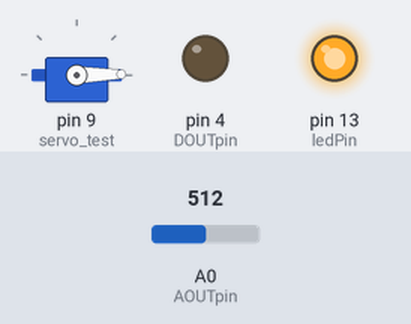
Simulated run of this sketch. Board: Arduino Uno, built with avr-gcc and run on an emulated ATmega328P. On the bench: servo, output pins drawn as LEDs (lit = HIGH). The inputs (shaded band) are chosen by the test bench; at power-on: A0 (AOUTpin) = 512. No radio packets arrive unless stated; what the sketch prints to the serial monitor is not drawn.

Above: at 1.1 s.
At 8.9 s:
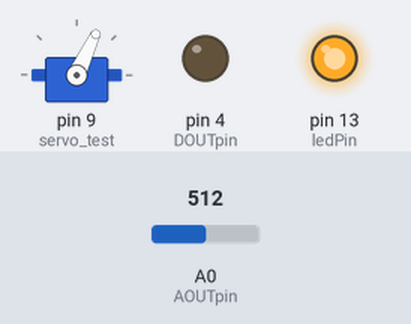
9.0 s: A0 (AOUTpin) set to 158
12.5 s: A0 (AOUTpin) set to 137
At 13.9 s:
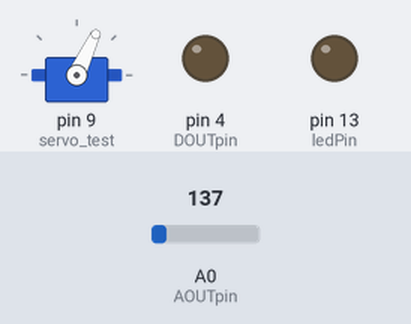
Timing chart, 0 to 15.5 s (numbered marks = the images above; inputs shaded):
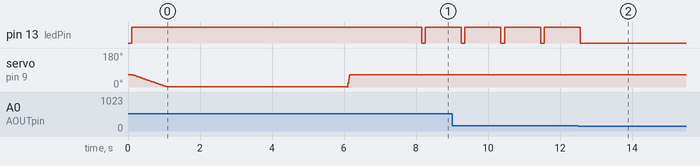

The sketch:

doors_and_sensors.ino
```cpp
#include <Servo.h>
#include <SPI.h>
#include <nRF24L01.h>
#include <RF24.h>
#include <printf.h>
/* anntenaaaaaaaaaaaaaaaaaaa */
RF24 radio(7, 8); // CE, CSN
byte addresses[][6] = {"00030","00031"};
bool role = 0;
int r=1;
int t=1;

Servo servo_test;        //initialize a servo object for the connected servo

int angle = 0;


const int AOUTpin=0;//the AOUT pin of the nh4 sensor goes into analog pin A0 of the arduino
const int DOUTpin=4;//the DOUT pin of the nh4 sensor goes into digital pin D8 of the arduino
const int ledPin=13;//the anode of the LED connects to digital pin D13 of the arduino

int limit;
int value;


void setup() {
 servo_test.attach(9);      // attach the signal pin of servo to pin9 of arduino
servo_test.write(65);
Serial.begin(115200);
 radio.begin();
 radio.openWritingPipe(addresses[0]);
 radio.openReadingPipe(1,addresses[1]);
  radio.setPALevel(RF24_PA_MIN);
  pinMode(DOUTpin, OUTPUT);//sets the pin as an input to the arduino
pinMode(ledPin, OUTPUT);//sets the pin as an output of the arduino


}
void loop()
{

limit= analogRead(AOUTpin);//reads the analaog value from the CO sensor's AOUT pin
value= digitalRead(DOUTpin);//reads the digital value from the CO sensor's DOUT pin
Serial.print("ch4 value: ");
Serial.println(value);//prints the CO value
Serial.print("Limit: ");
Serial.print(limit);//prints the limit reached as either LOW or HIGH (above or underneath)
delay(100);

if (limit >145){
digitalWrite(ledPin, HIGH);//if limit has been reached, LED turns on as status indicator
}
if (limit >145 &&t==1){
for(angle = 65; angle > 0; angle -= 1)    // command to move from 0 degrees to 180 degrees
  {
    servo_test.write(angle);                 //command to rotate the servo to the specified angle
    delay(15);

 }
  delay(5000);

  for(angle =0; angle<=65; angle +=5)     // command to move from 180 degrees to 0 degrees
  {
    servo_test.write(angle);              //command to rotate the servo to the specified angle
    delay(5);
    role=1;
    r=0;
  }
}
    delay(1000);

if (role == 1 && r==0)  {
  radio.stopListening();
  Serial.println(("Now sending"));
  const char text[] = "buz";
  radio.write(&text, sizeof(text));
  delay(1000);
  role=0;
  r=1;
  t=0;
}


if (limit <145 &&t==0){
radio.startListening();
  char rec[]="";
  if (radio.available()) {
    while (radio.available())  // While there is data ready
    {
  radio.read(&rec,sizeof(rec));}
  if(rec=="servo"){
  Serial.println(rec);
  role=1;
  r=0;
  for(angle = 65; angle > 0; angle -= 1)    // command to move from 0 degrees to 180 degrees
  {
    servo_test.write(angle);                 //command to rotate the servo to the specified angle
    delay(15);    }
  }
  }
  delay(1000);
}

else{
digitalWrite(ledPin, LOW);//if threshold not reached, LED remains off
}

}
```

Measured:
- the behaviour switches between 146 and 145 on A0 (AOUTpin) (found by bisection; images 1 and 2)
- after the input at 12.5 s, pin 13 (ledPin): goes on until 12.6 s, then stays LOW
